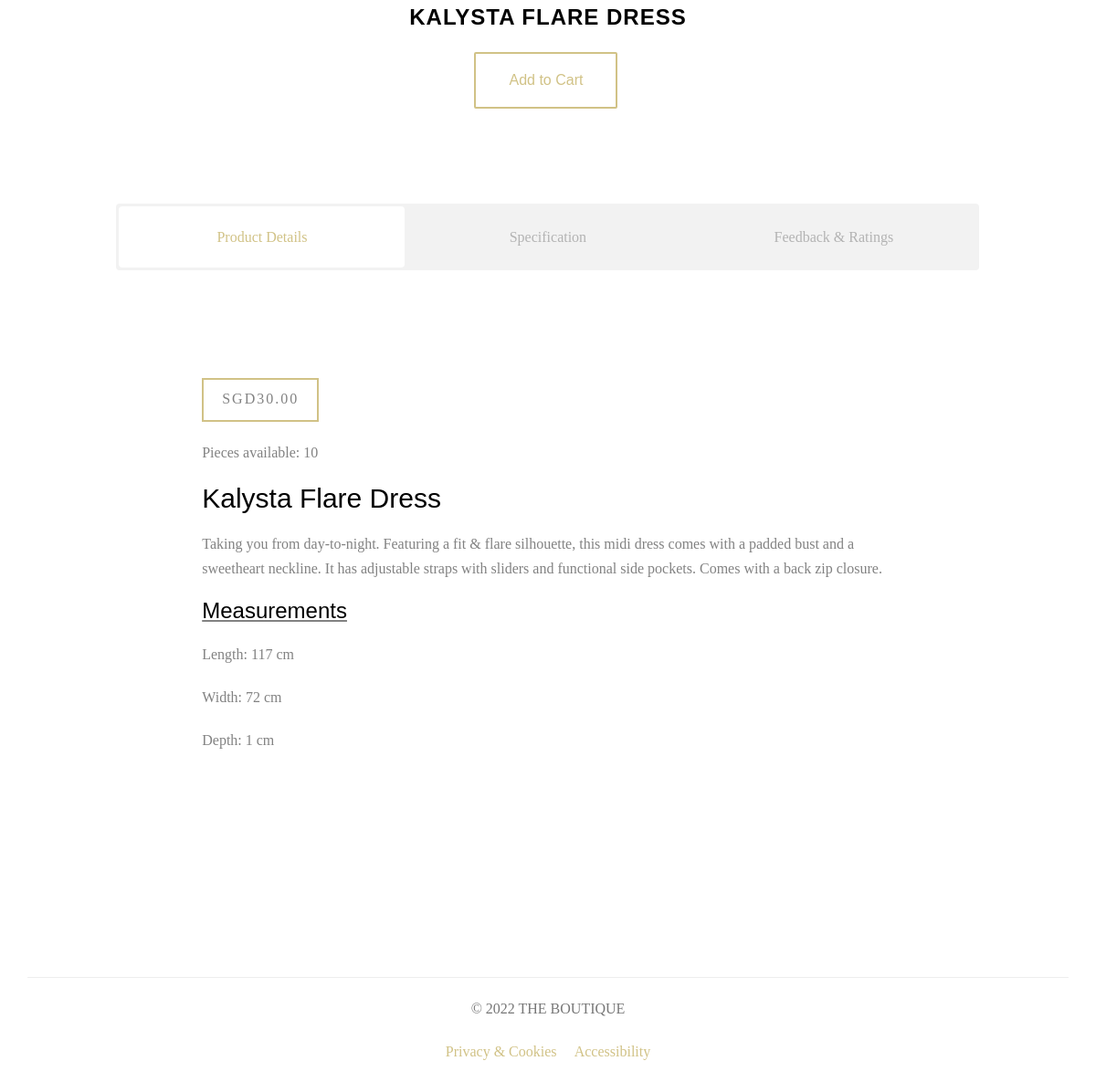
/product_details/1 (lower part), run on an earlier commit of the app's database.
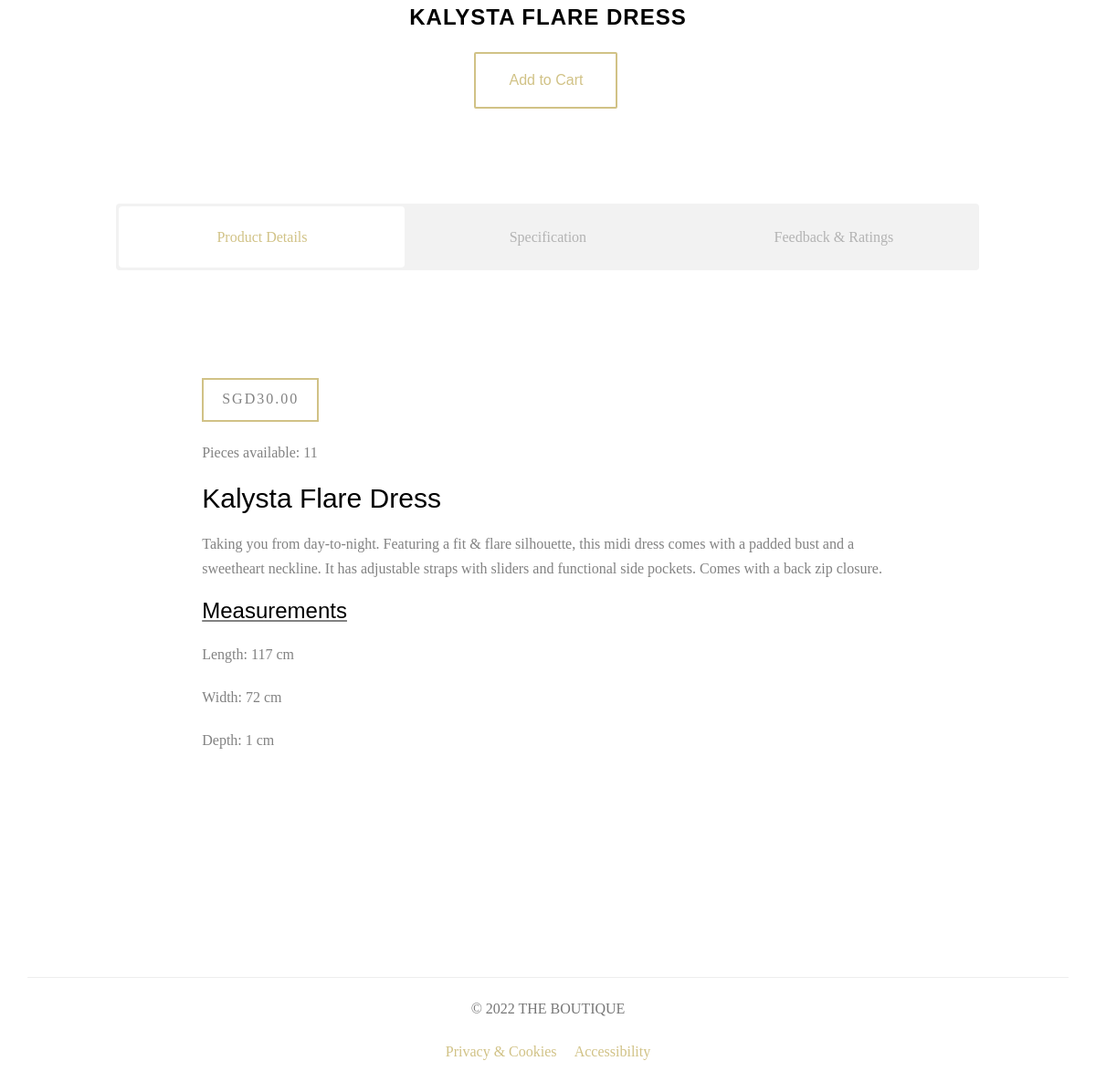
And on a later commit of the database.
### ecommercesite/database.py (models this page shows, shortened)
class Addproducts(db.Model):
    __searchable__ = ['name','description']
    id = db.Column(db.Integer, primary_key=True)
    name = db.Column(db.String(80), nullable=False)
    description = db.Column(db.Text, nullable=False)
    length = db.Column(db.Integer, nullable=False)
    width = db.Column(db.Integer, nullable=False)
    depth = db.Column(db.Integer, nullable=False)
    category_id = db.Column(db.Integer, db.ForeignKey('category.id'),nullable=False)
    category = db.relationship('Category',backref=db.backref('categories', lazy=True))
    price = db.Column(db.Numeric(10,2), nullable=False)
    stock = db.Column(db.Integer, nullable=False)
    pub_date = db.Column(db.DateTime, nullable=False,default=datetime.utcnow)
    image_1 = db.Column(db.String(150), nullable=False, default='product-single-1.jpg')
    image_2 = db.Column(db.String(150), nullable=False, default='product-single-2.jpg')
    image_3 = db.Column(db.String(150), nullable=False, default='product-single-3.jpg')
    image_4 = db.Column(db.String(150), nullable=False, default='product-single-4.jpg')
    image_5 = db.Column(db.String(150), nullable=False, default='product-single-5.jpg')

### ecommercesite/routes.py (the view)
@app.route('/product_details/<int:id>', methods=['GET', 'POST'])
def product_details(id):
    products = Addproducts.query.get_or_404(id)
    product_reviews = Review.query.filter_by(product_id=id)
    if current_user.is_authenticated:
        product_bought = Product_Bought.query.filter_by(user_id=current_user.id, product_id=id).first()
    else:
        product_bought = None
    form = AddReviewForm()
    if form.validate_on_submit():
        review = Review(user_review=form.review.data, product_id=id, author=current_user, rating=form.rating.data)
        db.session.add(review)
        db.session.commit()
        flash('Your review has been added!', 'success')
        return redirect(url_for('shop'))
    return render_template('product_details.html', title="Product Details", products=products, product_reviews=product_reviews ,form=form, product_bought=product_bought)

### ecommercesite/templates/product_details.html (shortened to what this page needs)
{% extends 'layout.html' %}
{% block content %}
<div id="fh5co-product">
    <div class="container">
        <div class="row">
            <div class="col-md-10 col-md-offset-1 animate-box">
                <div class="row animate-box">
                    <div class="col-md-8 col-md-offset-2 text-center fh5co-heading">
                        <h2>{{ products.name }}</h2>
                        {% if products.stock == 0 %}
                        <p>Out of Stock</p>
                        {% else %}
                        <p>
                            <a href="{{ url_for('add_to_cart', id=products.id)}}" class="btn btn-primary btn-outline btn-lg">Add to Cart</a>
                        </p>
                        {% endif %}
                    </div>
                </div>
            </div>
        </div>
        <div class="row">
            <div class="col-md-10 col-md-offset-1">
                <div class="fh5co-tabs animate-box">
                    <ul class="fh5co-tab-nav">
                        <li class="active"><a href="#" data-tab="1"><span class="icon visible-xs"></span><span class="hidden-xs">Product Details</span></a></li>
                        <li><a href="#" data-tab="2"><span class="icon visible-xs"></span><span class="hidden-xs">Specification</span></a></li>
                        <li><a href="#" data-tab="3"><span class="icon visible-xs"></span><span class="hidden-xs">Feedback &amp; Ratings</span></a></li>
                    </ul>
                    <div class="fh5co-tab-content-wrap">
                        <div class="fh5co-tab-content tab-content active" data-tab-content="1">
                            <div class="col-md-10 col-md-offset-1">
                                <span class="price">SGD{{ products.price }}</span>
                                <p> Pieces available: {{ products.stock }} </p>
                                <h2>{{ products.name }}</h2>
                                <p> {{ products.description }} </p>
                                <u><h3>Measurements</h3></u>
                                <p>Length: {{products.length}} cm</p>
                                <p>Width: {{products.width}} cm</p>
                                <p>Depth: {{products.depth}} cm</p>
                            </div>
                        </div>
                    </div>
                </div>
            </div>
        </div>
    </div>
</div>
{% endblock content %}

### ecommercesite/templates/layout.html (shortened to what this page needs)
<!DOCTYPE html>
<html>
	<head>
	<link rel="stylesheet" type="text/css" href="{{ url_for('static', filename='animate.css') }}">
	<link rel="stylesheet" type="text/css" href="{{ url_for('static', filename='icomoon.css') }}">
	<link rel="stylesheet" type="text/css" href="{{ url_for('static', filename='bootstrap.css') }}">
	<link rel="stylesheet" type="text/css" href="{{ url_for('static', filename='flexslider.css') }}">
	<link rel="stylesheet" type="text/css" href="{{ url_for('static', filename='owl.carousel.min.css') }}">
	<link rel="stylesheet" type="text/css" href="{{ url_for('static', filename='owl.theme.default.min.css') }}">
	<link rel="stylesheet" type="text/css" href="{{ url_for('static', filename='style.css') }}">
    </head>
    <body>
                <div>
                    {% block content %}
                    {% endblock content %}
                </div>
    </body>
    <footer class="section-footer border-top">
        <section class="footer-main border-top padding-y">
        <div class="container">
            <section class="footer-copyright border-top">
                <hr>
                    <p class="text-center text-muted" > &copy 2022 THE BOUTIQUE </p>
                    <p target="_blank" class="text-center text-muted">
                        <a href="#">Privacy & Cookies</a> &nbsp   &nbsp
                        <a href="#">Accessibility</a>
                    </p>
            </section>
        </div>
        </section>
    </footer>
</html>

### ecommercesite/static/style.css (style rules this page uses)
body { font-family: "Playfair Display", serif; font-weight: 400; font-size: 16px; line-height: 1.7; color: #828282; background: #fff; }
a { color: #d1c286; -webkit-transition: 0.5s; -o-transition: 0.5s; transition: 0.5s; }
p { margin-bottom: 20px; }
h1, h2, h3, h4, h5, h6, figure { color: #000; font-family: "Montserrat", Arial, sans-serif; font-weight: 400; margin: 0 0 20px 0; }
#fh5co-services, #fh5co-started, #fh5co-testimonial, #fh5co-started, #fh5co-product, #fh5co-about, #fh5co-contact, #fh5co-footer { padding: 7em 0; clear: both; }
.fh5co-tabs .fh5co-tab-nav { clear: both; margin: 0 0 3em 0; padding: 3px; float: left; width: 100%; background: #f2f2f2; -webkit-border-radius: 4px; -moz-border-radius: 4px; -ms-border-radius: 4px; border-radius: 4px; }
.fh5co-tabs .fh5co-tab-nav li { float: left; margin: 0; padding: 0; width: 33.33%; text-align: center; list-style: none; display: -moz-inline-stack; display: inline-block; zoom: 1; *display: inline; }
.fh5co-tabs .fh5co-tab-nav li a { padding: 20px; width: 100%; float: left; -webkit-border-radius: 4px; -moz-border-radius: 4px; -ms-border-radius: 4px; border-radius: 4px; color: #b3b3b3; }
.fh5co-tabs .fh5co-tab-nav li.active a { background: #fff; color: #d1c286; }
.fh5co-tabs .fh5co-tab-content-wrap { clear: both; position: relative; top: 70px; }
.fh5co-tabs .fh5co-tab-content-wrap .tab-content { position: absolute; top: 0; left: 0; width: 100%; opacity: 0; visibility: hidden; }
.fh5co-tabs .fh5co-tab-content-wrap .tab-content.active { opacity: 1; visibility: visible; }
.fh5co-tabs .fh5co-tab-content-wrap .tab-content .price { letter-spacing: 2px; border: 2px solid #d1c286; display: inline-block; margin-bottom: 20px; padding: 7px 20px 10px 20px; }
.fh5co-heading { margin-bottom: 5em; }
.fh5co-heading h2 { font-size: 24px; margin-bottom: 20px; line-height: 1.5; font-weight: bold; text-transform: uppercase; letter-spacing: 1px; color: #000; }
.fh5co-heading p { font-size: 18px; line-height: 1.5; color: #828282; }
.btn { margin-right: 4px; margin-bottom: 4px; font-family: "Montserrat", Arial, sans-serif; font-size: 16px; font-weight: 400; -webkit-border-radius: 2px; -moz-border-radius: 2px; -ms-border-radius: 2px; border-radius: 2px; -webkit-transition: 0.5s; -o-transition: 0.5s; transition: 0.5s; padding: 8px 20px; }
.btn.btn-lg { padding: 18px 36px !important; }
.btn-primary { background: #d1c286; color: #fff; border: 2px solid #d1c286; }
.btn-primary.btn-outline { background: transparent; color: #d1c286; border: 2px solid #d1c286; }
.btn-outline { background: none; border: 2px solid gray; font-size: 16px; -webkit-transition: 0.3s; -o-transition: 0.3s; transition: 0.3s; }
.js .animate-box { opacity: 0; }

What changed in the data, as far as the page shows it:
changed Addproducts "Kalysta Flare Dress": stock "10" → "11"
